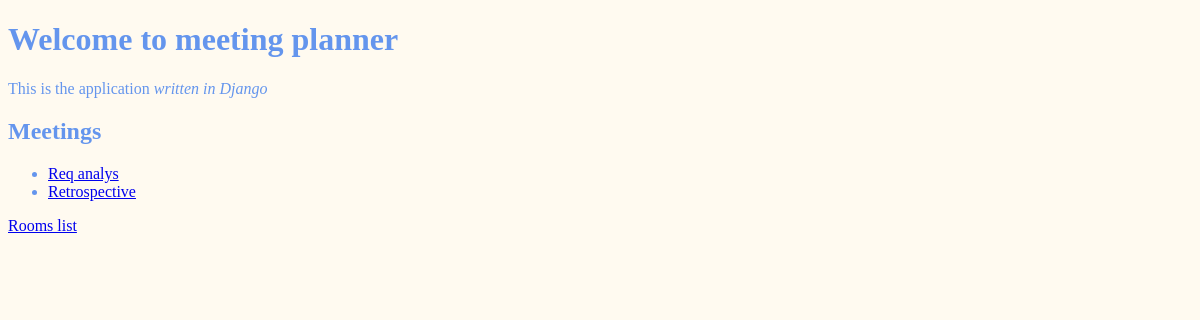
Before: / with the older database file.
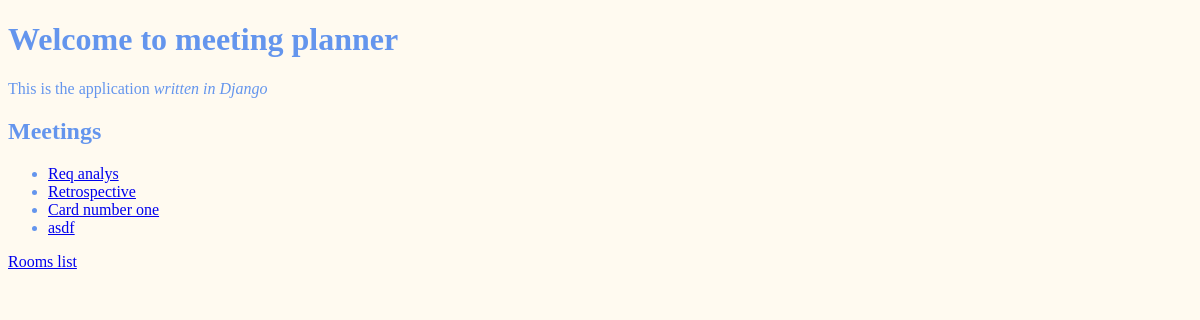
After: the same page with the newer database file.
### meetings/models.py (models this page shows, shortened)
class Meeting(models.Model):
    title = models.CharField(max_length=200)
    date = models.DateField()
    start_time = models.TimeField(default=time(9))
    duration = models.IntegerField(default=1)
    room = models.ForeignKey(Room,  on_delete=models.CASCADE)

### website/views.py (the view)
# urls.py: path('', welcome, name="welcome"),
def welcome(request):
    return render(request, "website/welcome.html",
                  {"meetings": Meeting.objects.all()})

### website/templates/website/welcome.html (shortened to what this page needs)
{% extends "base.html" %}
{% block content %}
    <h1>Welcome to meeting planner</h1>
    <p>
        This is the application
        <em>written in Django</em>
    </p>
    <h2>Meetings</h2>
    <ul>
        {% for meeting in meetings %}
            <li>
                <a href="{% url 'detail' meeting.id %}">
                    {{ meeting.title }}
                </a>
            </li>
        {% endfor %}
    </ul>
    <a href="{% url 'rooms' %}">Rooms list</a>
{% endblock %}

### website/templates/base.html (shortened to what this page needs)
{% load static %}
<!DOCTYPE html>
<html lang="en">
<head>
    <link rel="stylesheet" href="{% static 'website/style.css' %}">
</head>
<body>
    {% block content %}
    {% endblock %}
</body>
</html>

### website/static/website/style.css (style rules this page uses)
body { front-family: sans-serif; color: cornflowerblue; background-color: floralwhite; }

Changed rows visible on the page:
added Meeting: title "Card number one"
added Meeting: title "asdf"
